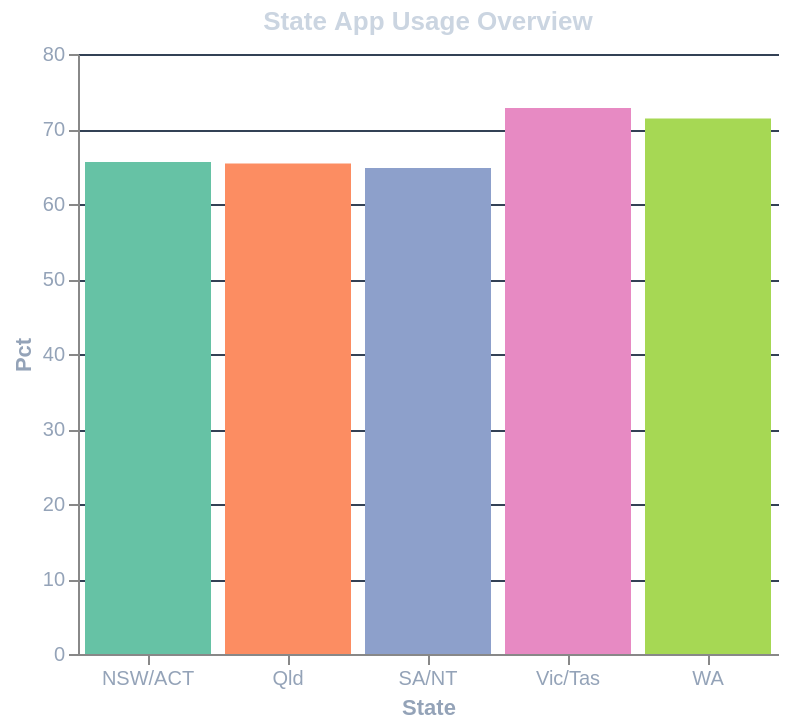

Vega-Lite specification stored for this chart:
### Vega-Lite specification from a JSON file in a GitHub repository (floating-point values rounded to 4 significant figures)
{"$schema": "https://vega.github.io/schema/vega-lite/v5.json", "title": {"text": "State App Usage Overview", "color": "#cbd5e1"}, "width": 350, "height": 300, "background": "transparent", "data": {"values": [{"State": "NSW/ACT", "Pct": 65.6}, {"State": "Vic/Tas", "Pct": 72.8}, {"State": "Qld", "Pct": 65.4}, {"State": "SA/NT", "Pct": 64.8}, {"State": "WA", "Pct": 71.4}]}, "mark": "bar", "encoding": {"x": {"field": "State", "type": "nominal", "axis": {"labelColor": "#94a3b8", "titleColor": "#94a3b8", "labelAngle": 0}}, "y": {"field": "Pct", "type": "quantitative", "axis": {"labelColor": "#94a3b8", "titleColor": "#94a3b8", "gridColor": "#334155"}}, "color": {"field": "State", "type": "nominal", "scale": {"scheme": "set2"}, "legend": null}}, "config": {"view": {"stroke": "transparent"}}}
